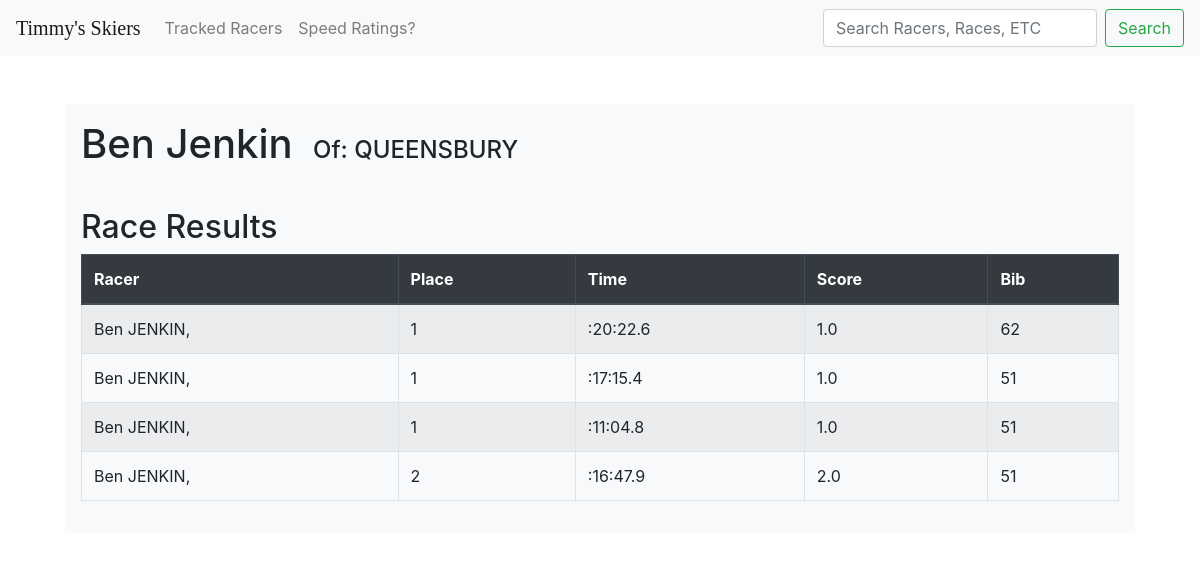
The page /racers/5222 on the database its author committed.
### skiers/models.py (models this page shows)
class Racer(models.Model):
    firstname = models.CharField(max_length=100)
    lastname = models.CharField(max_length=100)
    team = models.CharField(max_length=50)

class Result(models.Model):
    racer = models.ForeignKey(Racer, on_delete=models.CASCADE)
    time = models.CharField(max_length=100)
    bib = models.IntegerField()
    place = models.IntegerField()
    score = models.FloatField()

### skiers/views.py (the view)
# urls.py: path("racers/<int:id>", views.racer, name="racers"),
def racer(request, id):
    racer = Racer.objects.get(id=id)
    results = Result.objects.filter(racer=racer)
    racer.team = " ".join(str(racer.team).split(" ")[1:])
    racer.lastname = racer.lastname.lower().capitalize()[:-1]
    return render(request, "skiers/racer.html", {"racer": racer, "results": results})

### skiers/templates/skiers/racer.html (shortened to what this page needs)
{% extends "skiers/layout.html" %}
{% block body %}
<br>
<div class="container mt-4 col-11">
    <div class="row justify-content-center">
        <div class="col-12">
            <div class="bg-light p-3">
                <h1 class="d-inline-block mr-3">{{racer.firstname}} {{racer.lastname}}</h1>
                <h4 class="d-inline-block">Of: {{racer.team}}</h4>
            </div>
        </div>
    </div>
    <div class="row justify-content-center">
        <div class="col-md-12 col-12">
            <div class="bg-light p-3">
                <h2>Race Results</h2>
                    <table class="table table-bordered table-striped">
                        <thead class="thead-dark">
                            <tr>
                                <th>Racer</th>
                                <th>Place</th>
                                <th>Time</th>
                                <th>Score</th>
                                <th>Bib</th>
                            </tr>
                        </thead>
                        <tbody>
                            {% for result in results %}
                                <tr>
                                    <td>{{ result.racer.firstname }} {{ result.racer.lastname }}</td>
                                    <td>{{ result.place }}</td>
                                    <td>{{ result.time }}</td>
                                    <td>{{ result.score }}</td>
                                    <td>{{ result.bib }}</td>
                                </tr>
                            {% endfor %}
                        </tbody>
                    </table>
            </div>
        </div>
    </div>
</div>
{% endblock %}

### rows shown on the page
Racer: firstname "Ben", lastname "Jenkin", team "QUEENSBURY"
Result: racer.firstname "Ben", racer.lastname "JENKIN,", place "1", time ":20:22.6", score "1.0", bib "62"
Result: racer.firstname "Ben", racer.lastname "JENKIN,", place "1", time ":17:15.4", score "1.0", bib "51"
Result: racer.firstname "Ben", racer.lastname "JENKIN,", place "1", time ":11:04.8", score "1.0", bib "51"
Result: racer.firstname "Ben", racer.lastname "JENKIN,", place "2", time ":16:47.9", score "2.0", bib "51"
